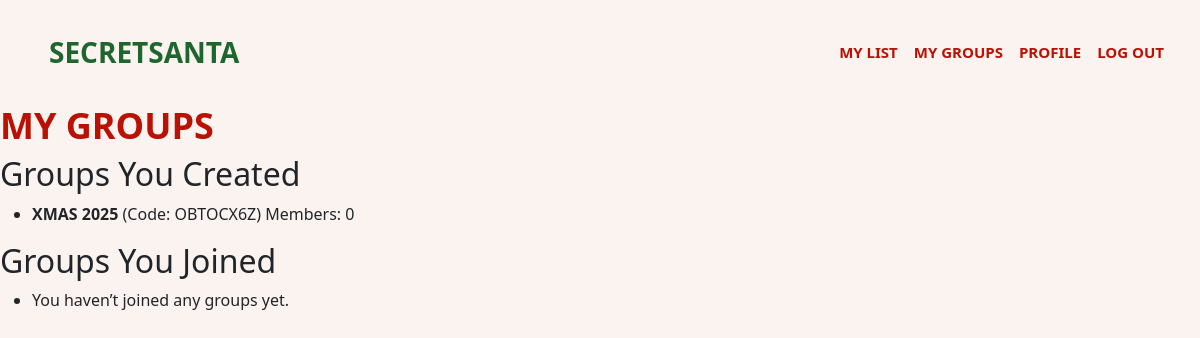
Page /my_groups/ (signed in) on the earlier database version.
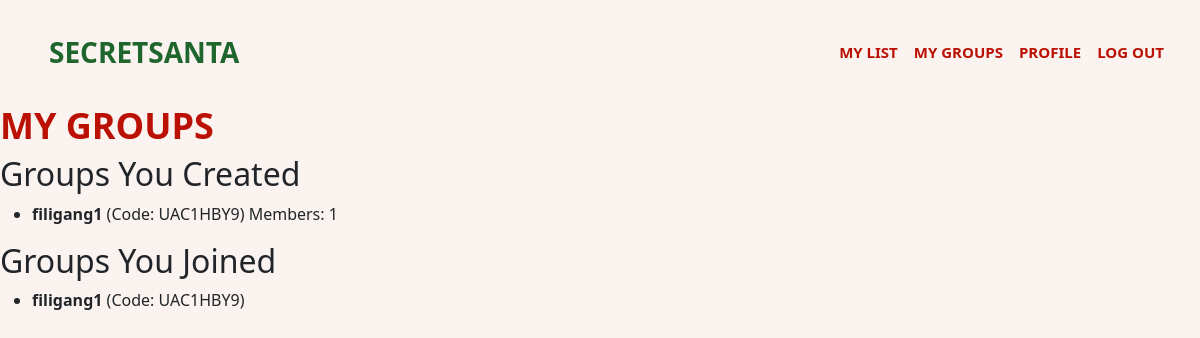
Same page on the later database version.
### secretsanta/models.py (models this page shows)
class Group(models.Model):
    GROUP_TYPE_CHOICES = [
        ('family_friends', 'Family & Friends'),
        ('work', 'Work'),
    ]
    name = models.CharField(max_length=100, unique=False)  # Group name
    code = models.CharField(max_length=8, unique=True, blank=False)  # Random unique code
    group_type = models.CharField(max_length=20, choices=GROUP_TYPE_CHOICES, default='family_friends')
    admin = models.ForeignKey(User, related_name='admin_groups', on_delete=models.CASCADE)  # Admin who created the group

### secretsanta/views.py (the view)
# urls.py: path('my_groups/', views.my_groups, name='my_groups'),
@login_required
def my_groups(request):
    user = request.user
    created_groups = user.admin_groups.all()  # groups this user created
    member_groups = Group.objects.filter(memberships__user=user).distinct()
    return render(request, "my_groups.html", {"created_groups": created_groups, "member_groups": member_groups})

### secretsanta/templates/my_groups.html
{% extends 'logged_in_base.html' %}
{% block body %}
<h1>MY GROUPS</h1>
<h2>Groups You Created</h2>
<ul>
  {% for group in created_groups %}
    <li>
      <strong>{{ group.name }}</strong> (Code: {{ group.code }})
      Members: {{ group.memberships.count }}
    </li>
  {% empty %}
    <li>You haven’t created any groups yet.</li>
  {% endfor %}
</ul>
<h2>Groups You Joined</h2>
<ul>
  {% for group in member_groups %}
    <li>
      <strong>{{ group.name }}</strong> (Code: {{ group.code }})
    </li>
  {% empty %}
    <li>You haven’t joined any groups yet.</li>
  {% endfor %}
</ul>
{% endblock %}

Differences in the rows shown:
removed Group: name "XMAS 2025", code "OBTOCX6Z", memberships.count "0", shown under "Groups You Created"
added Group: name "filigang1", code "UAC1HBY9", memberships.count "1"
Other differences:
text no longer shown: "You haven’t joined any groups yet."
